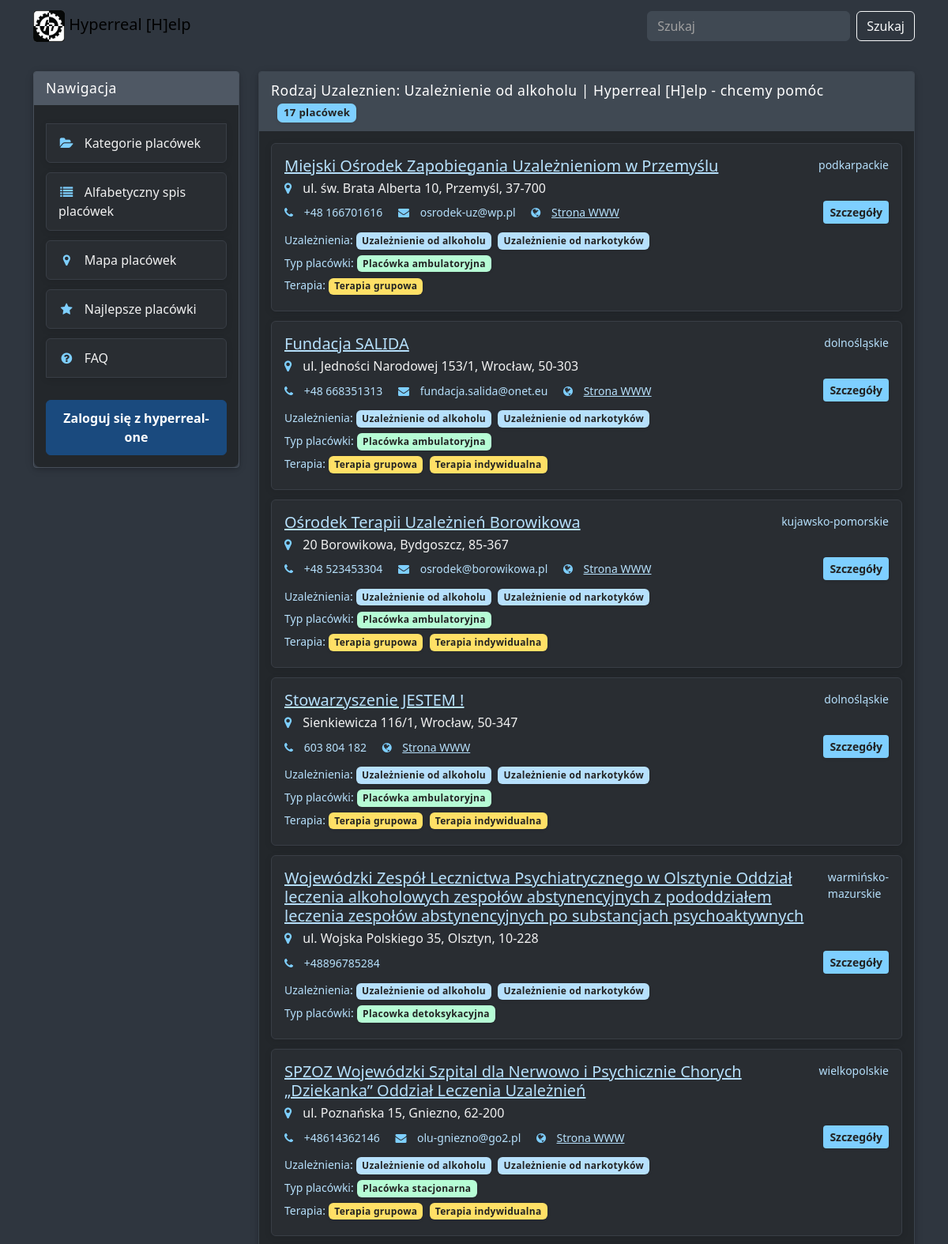
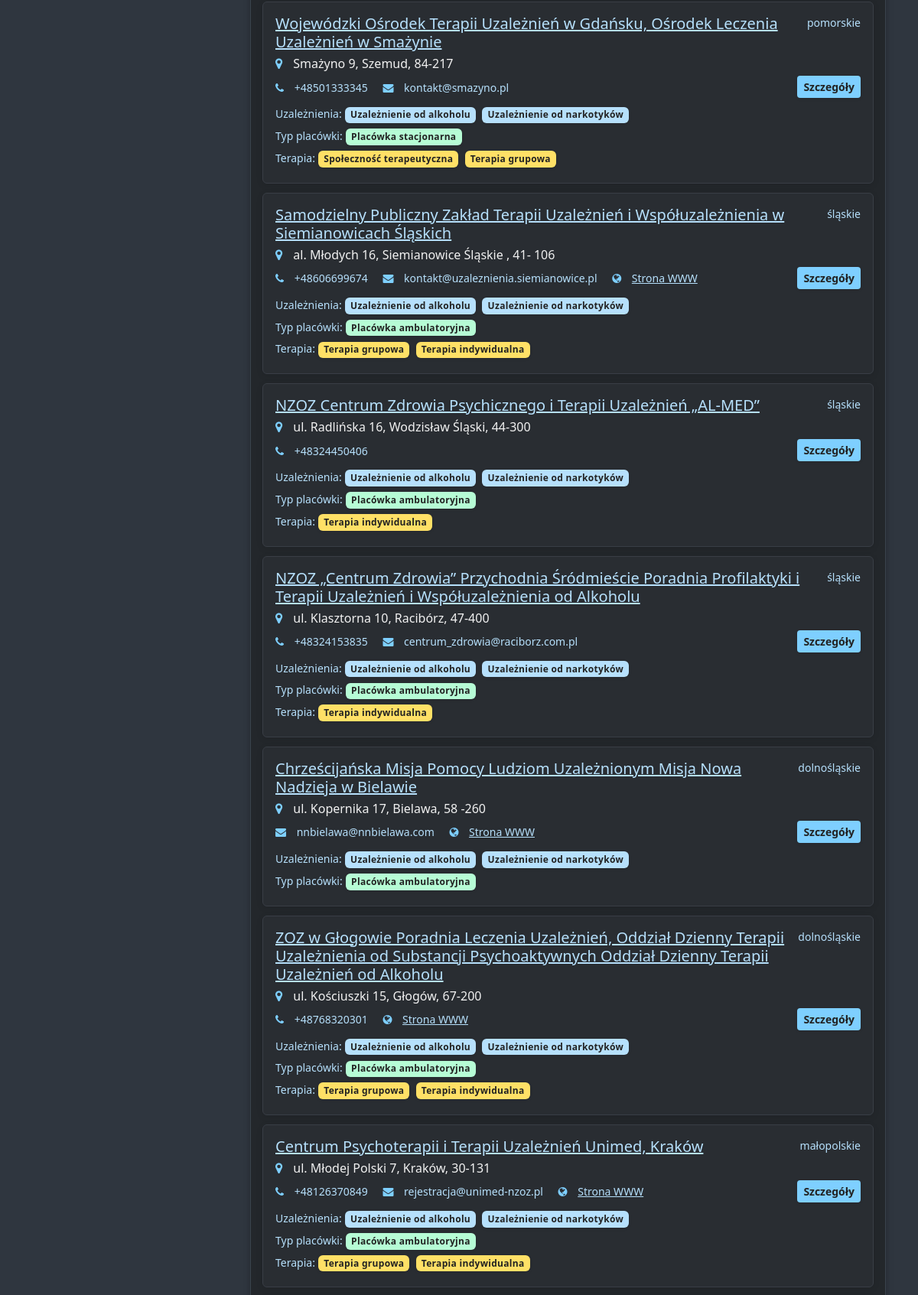
/help/kategorie/rodzaj-uzaleznien/uzaleznienie-od-alkoholu-hyperreal-help-chcemy-pomoc/ (upper part), run on the app's committed database (2 pictures, top to bottom).
### help_section/models.py (models this page shows, shortened)
class Facility(models.Model):
    name = models.CharField(max_length=255)
    slug = models.SlugField(max_length=255, unique=True, blank=True, null=True)
    address_street = models.CharField(max_length=255, blank=True, null=True)
    address_postal_code = models.CharField(max_length=20, blank=True, null=True)
    address_city = models.CharField(max_length=100, blank=True, null=True)
    full_address_text_detail = models.TextField(blank=True, null=True)
    hyperreal_link = models.URLField(max_length=500, blank=True, null=True)
    description = models.TextField(blank=True, null=True)
    phone_number = models.CharField(max_length=50, blank=True, null=True)
    email = models.EmailField(blank=True, null=True)
    website = models.URLField(max_length=255, blank=True, null=True)
    voivodeship = models.CharField(max_length=100, blank=True, null=True)
    number_of_places = models.IntegerField(blank=True, null=True)
    addiction_types_text = models.TextField(blank=True, null=True)
    program_lengths_text = models.TextField(blank=True, null=True)
    therapy_types_text = models.TextField(blank=True, null=True)
    facility_type_text = models.TextField(blank=True, null=True)
    psychotherapy_types_text = models.TextField(blank=True, null=True)
    counseling_types_text = models.TextField(blank=True, null=True)
    other_activities_text = models.TextField(blank=True, null=True)
    last_updated_hyperreal_text = models.CharField(max_length=50, blank=True, null=True)
    latitude = models.DecimalField(max_digits=9, decimal_places=6, blank=True, null=True)
    longitude = models.DecimalField(max_digits=9, decimal_places=6, blank=True, null=True)
    created_at = models.DateTimeField(auto_now_add=True)
    updated_at = models.DateTimeField(auto_now=True)
    addiction_types = models.ManyToManyField('AddictionType', blank=True, related_name='facilities')
    facility_types = models.ManyToManyField('FacilityType', blank=True, related_name='facilities')
    voivodeships = models.ManyToManyField('Voivodeship', blank=True, related_name='facilities')
    program_lengths = models.ManyToManyField('ProgramLength', blank=True, related_name='facilities')
    therapy_types = models.ManyToManyField('TherapyType', blank=True, related_name='facilities')
    psychotherapy_types = models.ManyToManyField('PsychotherapyType', blank=True, related_name='facilities')
    counseling_types = models.ManyToManyField('CounselingType', blank=True, related_name='facilities')
    legal_issues = models.ManyToManyField('LegalIssue', blank=True, related_name='facilities')
    other_actions = models.ManyToManyField('AdditionalActivity', blank=True, related_name='facilities')
    age_gender_groups = models.ManyToManyField('AgeGenderGroup', blank=True, related_name='facilities')
    class Meta:
        verbose_name = "Placówka"
        verbose_name_plural = "Placówki"

class AddictionType(models.Model):
    name = models.CharField(max_length=100, unique=True)
    slug = models.SlugField(max_length=100, unique=True)
    class Meta:
        verbose_name = "Rodzaj uzależnienia"
        verbose_name_plural = "Rodzaje uzależnień"
    @property
    def display_name(self):
        return self.name.split(' | Hyperreal [H]elp - chcemy pomóc')[0] if self.name else ''

class FacilityType(models.Model):
    name = models.CharField(max_length=100, unique=True)
    slug = models.SlugField(max_length=100, unique=True)
    class Meta:
        verbose_name = "Typ placówki"
        verbose_name_plural = "Typy placówek"
    @property
    def display_name(self):
        return self.name.split(' | Hyperreal [H]elp - chcemy pomóc')[0] if self.name else ''

class TherapyType(models.Model):
    name = models.CharField(max_length=100, unique=True)
    slug = models.SlugField(max_length=100, unique=True)
    class Meta:
        verbose_name = "Rodzaj terapii"
        verbose_name_plural = "Rodzaje terapii"
    @property
    def display_name(self):
        return self.name.split(' | Hyperreal [H]elp - chcemy pomóc')[0] if self.name else ''

### help_section/views.py (the view)
# urls.py: path('kategorie/<str:category_type>/<slug:category_slug>/', views.facility_list_by_category, name='facility_list_by_category'),
def facility_list_by_category(request, category_type, category_slug):
    from django.http import Http404
    category_mapping = {
        'rodzaj-uzaleznien': {
            'model': 'addiction_types',
            'field': 'slug',
            'name_field': 'name'
        },
        'typ-placowki': {
            'model': 'facility_types',
            'field': 'slug',
            'name_field': 'name'
        },
        'wojewodztwo': {
            'model': 'voivodeships',
            'field': 'slug',
            'name_field': 'name'
        },
        'grupa-wiekowa-plec': {
            'model': 'age_gender_groups',
            'field': 'slug',
            'name_field': 'name'
        },
        'rodzaj-leczenia': {
            'model': 'other_actions',
            'field': 'slug',
            'name_field': 'name'
        },
        'dlugosc-programu': {
            'model': 'program_lengths',
            'field': 'slug',
            'name_field': 'name'
        },
        'rodzaj-terapii': {
            'model': 'therapy_types',
            'field': 'slug',
            'name_field': 'name'
        },
        'poradnictwo': {
            'model': 'counseling_types',
            'field': 'slug',
            'name_field': 'name'
        },
        'psychoterapia': {
            'model': 'psychotherapy_types',
            'field': 'slug',
            'name_field': 'name'
        },
        'dzialania-prawne': {
            'model': 'legal_issues',
            'field': 'slug',
            'name_field': 'name'
        },
        'inne-dzialania': {
            'model': 'other_actions',
            'field': 'slug',
            'name_field': 'name'
        },
    }
    category_config = category_mapping.get(category_type)
    if not category_config:
        raise Http404("Nieznany typ kategorii.")
    from .models import (
        AddictionType, FacilityType, Voivodeship, AgeGenderGroup,
        ProgramLength, TherapyType, CounselingType, PsychotherapyType,
        LegalIssue, AdditionalActivity
    )
    model_map = {
        'addiction_types': AddictionType,
        'facility_types': FacilityType,
        'voivodeships': Voivodeship,
        'age_gender_groups': AgeGenderGroup,
        'program_lengths': ProgramLength,
        'therapy_types': TherapyType,
        'counseling_types': CounselingType,
        'psychotherapy_types': PsychotherapyType,
        'legal_issues': LegalIssue,
        'other_actions': AdditionalActivity,
    }
    category_model = model_map.get(category_config['model'])
    if not category_model:
        raise Http404("Nieznany model kategorii.")
    try:
        category = category_model.objects.get(slug=category_slug)
    except category_model.DoesNotExist:
        raise Http404("Kategoria nie istnieje.")
    filter_kwargs = {f"{category_config['model']}": category}
    facilities_list = Facility.objects.filter(**filter_kwargs).distinct()
    context = {
        'facilities_list': facilities_list,
        'category_name': f"{category_type.replace('-', ' ').title()}: {getattr(category, category_config['name_field'])}",
        'now': timezone.now(),
    }
    return render(request, 'help_section/facility_list.html', context)

### help_section/templates/help_section/facility_list.html (shortened to what this page needs)
{% extends 'help_section/help_page.html' %}
{% load static %}
{% block page_content %}
    <div class="block mb-4">
        <div class="block-container">
            <div class="block-header">
                {{ category_name|default:"Placówki" }}
                {% if facilities_list %}
                    <span class="badge bg-secondary ms-2">{{ facilities_list|length }} placówek</span>
                {% endif %}
            </div>
            <div class="block-body">
                {% if facilities_list %}
                    <div class="list-group" role="list">
                        {% for facility in facilities_list %}
                            <div class="list-group-item" role="listitem">
                                <div class="d-flex w-100 justify-content-between">
                                    <h5 class="mb-1">
                                        <a href="{% url 'facility_detail' slug=facility.slug %}" aria-label="Przejdź do szczegółów placówki {{ facility.name }}">{{ facility.name }}</a>
                                    </h5>
                                    {% if facility.voivodeship %}
                                        <small class="text-muted">{{ facility.voivodeship }}</small>
                                    {% endif %}
                                </div>
                                {% if facility.full_address_text_detail %}
                                    <p class="mb-1">
                                        <i class="fa fa-map-marker" aria-hidden="true"></i> {{ facility.full_address_text_detail }}
                                    </p>
                                {% elif facility.address_street or facility.address_city %}
                                    <p class="mb-1">
                                        <i class="fa fa-map-marker" aria-hidden="true"></i> {{ facility.address_street }}, {{ facility.address_city }}
                                    </p>
                                {% endif %}
                                <div class="d-flex justify-content-between align-items-center">
                                    <div>
                                        {% if facility.phone_number %}
                                            <small class="text-muted me-3">
                                                <i class="fa fa-phone" aria-hidden="true"></i> {{ facility.phone_number }}
                                            </small>
                                        {% endif %}
                                        {% if facility.email %}
                                            <small class="text-muted me-3">
                                                <i class="fa fa-envelope" aria-hidden="true"></i> {{ facility.email }}
                                            </small>
                                        {% endif %}
                                        {% if facility.website %}
                                            <small class="text-muted">
                                                <i class="fa fa-globe" aria-hidden="true"></i> <a href="{{ facility.website }}" target="_blank" rel="noopener noreferrer" aria-label="Otwórz stronę internetową placówki {{ facility.name }} w nowej karcie">Strona WWW</a>
                                            </small>
                                        {% endif %}
                                    </div>
                                    <a href="{% url 'facility_detail' slug=facility.slug %}" class="btn btn-sm btn-outline-primary">
                                        Szczegóły
                                    </a>
                                </div>
                                <div class="mt-2">
                                    {% if facility.addiction_types.all %}
                                        <div class="mb-1">
                                            <small class="text-muted">Uzależnienia:</small>
                                            {% for addiction_type in facility.addiction_types.all %}
                                                <span class="badge bg-info me-1">{{ addiction_type.display_name }}</span>
                                            {% endfor %}
                                        </div>
                                    {% endif %}
                                    {% if facility.facility_types.all %}
                                        <div class="mb-1">
                                            <small class="text-muted">Typ placówki:</small>
                                            {% for facility_type in facility.facility_types.all %}
                                                <span class="badge bg-success me-1">{{ facility_type.display_name }}</span>
                                            {% endfor %}
                                        </div>
                                    {% endif %}
                                    {% if facility.therapy_types.all %}
                                        <div class="mb-1">
                                            <small class="text-muted">Terapia:</small>
                                            {% for therapy_type in facility.therapy_types.all %}
                                                <span class="badge bg-warning me-1">{{ therapy_type.display_name }}</span>
                                            {% endfor %}
                                        </div>
                                    {% endif %}
                                </div>
                            </div>
                        {% endfor %}
                    </div>
                {% endif %}
            </div>
        </div>
    </div>
{% endblock page_content %}

### help_section/static/help_section/css/forum_custom-colours.css (style rules this page uses)
.badge, .badge.bg-primary, .badge.bg-info, .badge.bg-success, .badge.bg-warning, .badge.bg-secondary { color: #222 !important; background: #ffe066 !important; font-weight: 600; border-radius: 0.5em; box-shadow: 0 1px 4px rgba(0,0,0,0.10); }
.badge.bg-success { background: #b6fcd5 !important; color: #222 !important; }
.badge.bg-info { background: #b6e0fc !important; color: #222 !important; }
.badge.bg-warning { background: #ffe066 !important; color: #222 !important; }
.badge.bg-secondary { background: #bdbdbd !important; color: #222 !important; }
.text-muted, .fst-italic { color: #e0e0e0 !important; }
.block-header, .block-body h5, .block-body h4, .block-body h3 { color: #fff !important; }
.btn-primary, .btn-outline-primary { background: #7ecfff; color: #222; border: none; font-weight: 600; }
.block-container { background: #23272b !important; border-radius: 8px; box-shadow: 0 2px 12px rgba(0,0,0,0.18); }
a, .block-header a { color: #7ecfff; text-decoration: underline; }
.list-group-item { background: #292d32 !important; border: 1px solid #393e46 !important; color: #f1f1f1 !important; box-shadow: 0 2px 8px rgba(0,0,0,0.10); margin-bottom: 0.5rem; border-radius: 8px; }
.list-group-item a, .list-group-item .text-muted { color: #b6e0fc !important; }
.list-group-item .text-muted { opacity: 1 !important; font-weight: 500; }
.badge.bg-secondary, .btn.btn-sm.btn-outline-primary, .btn.btn-sm.btn-primary { background: #7ecfff !important; color: #222 !important; font-weight: 700; border: none; box-shadow: 0 1px 4px rgba(0,0,0,0.10); }
.block-header, .block-header h4, .block-header h5 { color: #fff !important; letter-spacing: 0.03em; }
.fa, .fa-map-marker, .fa-phone, .fa-envelope { color: #7ecfff !important; }

### help_section/static/help_section/css/help_layout.css (style rules this page uses)
* { transition: all 0.3s ease; }
body { background-color: #2F363F; color: #cccccc; display: flex; flex-direction: column; min-height: 100vh; animation: fadeIn 0.5s ease-in; }
html { scroll-behavior: smooth; }
.block { background-color: #353c46; margin-bottom: 15px; border: 1px solid #404953; border-radius: 4px; transform: translateY(0); box-shadow: 0 2px 4px rgba(0,0,0,0.1); transition: transform 0.3s ease, box-shadow 0.3s ease; }
.block-header { background-color: #404953; color: #E0E0E0; padding: 10px 15px; border-bottom: 1px solid #404953; border-top-left-radius: 3px; border-top-right-radius: 3px; font-size: 1.1em; }
.block-body { padding: 15px; }
.list-group-item i { color: #999; margin-right: 10px; }
.badge { font-size: 0.75em; padding: 0.4em 0.6em; }
.list-group-item { border: 1px solid #dee2e6; border-radius: 0.375rem; margin-bottom: 0.75rem; padding: 1rem; transition: box-shadow 0.15s ease-in-out; }
.btn { transition: all 0.3s ease; transform: translateY(0); }
a { transition: color 0.3s ease; }
.slide-in-up { animation: slideInUp 0.5s ease; }
.pulse { animation: pulse 2s infinite; }

### help_section/static/help_section/css/accessibility.css (style rules this page uses)
.badge { font-weight: 600; letter-spacing: 0.025em; }

### data on the page
Facility: name "Miejski Ośrodek Zapobiegania Uzależnieniom w Przemyślu", voivodeship "podkarpackie", full_address_text_detail "ul. św. Brata Alberta 10, Przemyśl, 37-700", phone_number "+48 166701616", email "osrodek-uz@wp.pl"
AddictionType: display_name "Uzależnienie od alkoholu"
AddictionType: display_name "Uzależnienie od narkotyków"
FacilityType: display_name "Placówka ambulatoryjna"
TherapyType: display_name "Terapia grupowa"
Facility: name "Fundacja SALIDA", voivodeship "dolnośląskie", full_address_text_detail "ul. Jedności Narodowej 153/1, Wrocław, 50-303", phone_number "+48 668351313", email "fundacja.salida@onet.eu"
TherapyType: display_name "Terapia indywidualna"
Facility: name "Ośrodek Terapii Uzależnień Borowikowa", voivodeship "kujawsko-pomorskie", full_address_text_detail "20 Borowikowa, Bydgoszcz, 85-367", phone_number "+48 523453304", email "osrodek@borowikowa.pl"
Facility: name "Stowarzyszenie JESTEM !", voivodeship "dolnośląskie", full_address_text_detail "Sienkiewicza 116/1, Wrocław, 50-347", phone_number "603 804 182"
Facility: name "Wojewódzki Zespół Lecznictwa Psychiatrycznego w Olsztynie Oddział leczenia alkoholowych zespołów abstynencyjnych z pododdziałem leczenia zespołów abstynencyjnych po substancjach psychoaktywnych", voivodeship "warmińsko-mazurskie", full_address_text_detail "ul. Wojska Polskiego 35, Olsztyn, 10-228", phone_number "+48896785284"
FacilityType: display_name "Placowka detoksykacyjna"
Facility: name "SPZOZ Wojewódzki Szpital dla Nerwowo i Psychicznie Chorych „Dziekanka” Oddział Leczenia Uzależnień", voivodeship "wielkopolskie", full_address_text_detail "ul. Poznańska 15, Gniezno, 62-200", phone_number "+48614362146", email "olu-gniezno@go2.pl"
FacilityType: display_name "Placówka stacjonarna"
Facility: name "Wojewódzki Ośrodek Terapii Uzależnień w Gdańsku, Ośrodek Leczenia Uzależnień w Smażynie", voivodeship "pomorskie", full_address_text_detail "Smażyno 9, Szemud, 84-217", phone_number "+48501333345", email "kontakt@smazyno.pl"
TherapyType: display_name "Społeczność terapeutyczna"
Facility: name "Samodzielny Publiczny Zakład Terapii Uzależnień i Współuzależnienia w Siemianowicach Śląskich", voivodeship "śląskie", full_address_text_detail "al. Młodych 16, Siemianowice Śląskie , 41- 106", phone_number "+48606699674", email "kontakt@uzaleznienia.siemianowice.pl"
Facility: name "NZOZ Centrum Zdrowia Psychicznego i Terapii Uzależnień „AL-MED”", voivodeship "śląskie", full_address_text_detail "ul. Radlińska 16, Wodzisław Śląski, 44-300", phone_number "+48324450406"
Facility: name "NZOZ „Centrum Zdrowia” Przychodnia Śródmieście Poradnia Profilaktyki i Terapii Uzależnień i Współuzależnienia od Alkoholu", voivodeship "śląskie", full_address_text_detail "ul. Klasztorna 10, Racibórz, 47-400", phone_number "+48324153835", email "centrum_zdrowia@raciborz.com.pl"
Facility: name "Chrześcijańska Misja Pomocy Ludziom Uzależnionym Misja Nowa Nadzieja w Bielawie", voivodeship "dolnośląskie", full_address_text_detail "ul. Kopernika 17, Bielawa, 58 -260", email "nnbielawa@nnbielawa.com"
Facility: name "ZOZ w Głogowie Poradnia Leczenia Uzależnień, Oddział Dzienny Terapii Uzależnienia od Substancji Psychoaktywnych Oddział Dzienny Terapii Uzależnień od Alkoholu", voivodeship "dolnośląskie", full_address_text_detail "ul. Kościuszki 15, Głogów, 67-200", phone_number "+48768320301"
Facility: name "Centrum Psychoterapii i Terapii Uzależnień Unimed, Kraków", voivodeship "małopolskie", full_address_text_detail "ul. Młodej Polski 7, Kraków, 30-131", phone_number "+48126370849", email "rejestracja@unimed-nzoz.pl"

### other printed values
{{ category_name|default:"Placówki" }} "Rodzaj Uzaleznien: Uzależnienie od alkoholu | Hyperreal [H]elp - chcemy pomóc"
{{ facilities_list|length }} "17"
